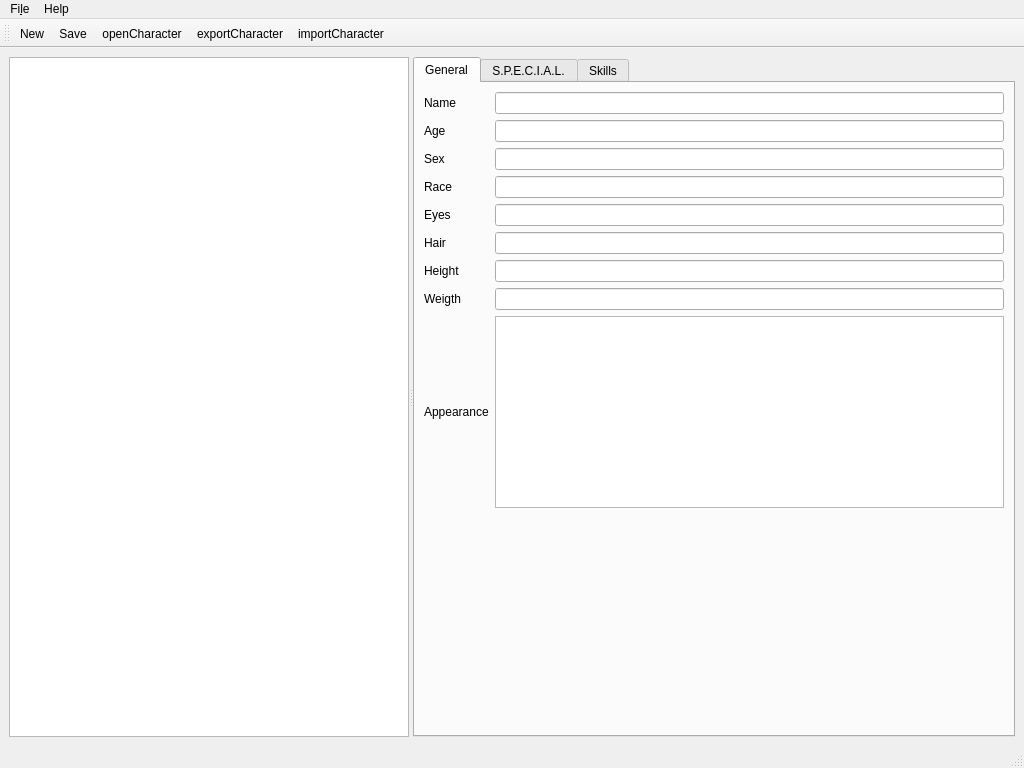
<?xml version="1.0" encoding="UTF-8"?>
<ui version="4.0">
 <class>MainWindow</class>
 <widget class="QMainWindow" name="MainWindow">
  <property name="geometry">
   <rect>
    <x>0</x>
    <y>0</y>
    <width>1024</width>
    <height>768</height>
   </rect>
  </property>
  <property name="windowTitle">
   <string>Fallout PnP Character Creator</string>
  </property>
  <widget class="QWidget" name="centralwidget">
   <property name="sizePolicy">
    <sizepolicy hsizetype="Maximum" vsizetype="Maximum">
     <horstretch>0</horstretch>
     <verstretch>0</verstretch>
    </sizepolicy>
   </property>
   <layout class="QGridLayout" name="gridLayout">
    <item row="0" column="0">
     <widget class="QSplitter" name="splitter">
      <property name="sizePolicy">
       <sizepolicy hsizetype="Expanding" vsizetype="Expanding">
        <horstretch>0</horstretch>
        <verstretch>0</verstretch>
       </sizepolicy>
      </property>
      <property name="orientation">
       <enum>Qt::Horizontal</enum>
      </property>
      <widget class="QListWidget" name="characterListWidget">
       <property name="sizePolicy">
        <sizepolicy hsizetype="Maximum" vsizetype="Expanding">
         <horstretch>0</horstretch>
         <verstretch>0</verstretch>
        </sizepolicy>
       </property>
       <property name="maximumSize">
        <size>
         <width>400</width>
         <height>16777215</height>
        </size>
       </property>
      </widget>
      <widget class="QTabWidget" name="tabWidget">
       <property name="sizePolicy">
        <sizepolicy hsizetype="MinimumExpanding" vsizetype="Expanding">
         <horstretch>0</horstretch>
         <verstretch>0</verstretch>
        </sizepolicy>
       </property>
       <property name="currentIndex">
        <number>0</number>
       </property>
       <widget class="QWidget" name="tab">
        <attribute name="title">
         <string>General</string>
        </attribute>
        <layout class="QGridLayout" name="gridLayout_5">
         <item row="0" column="0">
          <layout class="QGridLayout" name="gridLayout_3">
           <item row="0" column="0">
            <widget class="QLabel" name="label_8">
             <property name="text">
              <string>Name</string>
             </property>
            </widget>
           </item>
           <item row="2" column="0">
            <widget class="QLabel" name="label_10">
             <property name="text">
              <string>Sex</string>
             </property>
            </widget>
           </item>
           <item row="4" column="0">
            <widget class="QLabel" name="label_12">
             <property name="text">
              <string>Eyes</string>
             </property>
            </widget>
           </item>
           <item row="1" column="0">
            <widget class="QLabel" name="label_9">
             <property name="text">
              <string>Age</string>
             </property>
            </widget>
           </item>
           <item row="2" column="1">
            <widget class="QLineEdit" name="sexField">
             <property name="readOnly">
              <bool>true</bool>
             </property>
            </widget>
           </item>
           <item row="6" column="0">
            <widget class="QLabel" name="label_14">
             <property name="text">
              <string>Height</string>
             </property>
            </widget>
           </item>
           <item row="5" column="0">
            <widget class="QLabel" name="label_13">
             <property name="text">
              <string>Hair</string>
             </property>
            </widget>
           </item>
           <item row="1" column="1">
            <widget class="QLineEdit" name="ageField">
             <property name="readOnly">
              <bool>true</bool>
             </property>
            </widget>
           </item>
           <item row="7" column="0">
            <widget class="QLabel" name="label_15">
             <property name="text">
              <string>Weigth</string>
             </property>
            </widget>
           </item>
           <item row="0" column="1">
            <widget class="QLineEdit" name="nameField">
             <property name="readOnly">
              <bool>true</bool>
             </property>
            </widget>
           </item>
           <item row="3" column="0">
            <widget class="QLabel" name="label_11">
             <property name="text">
              <string>Race</string>
             </property>
            </widget>
           </item>
           <item row="8" column="0">
            <widget class="QLabel" name="label_16">
             <property name="text">
              <string>Appearance</string>
             </property>
            </widget>
           </item>
           <item row="3" column="1">
            <widget class="QLineEdit" name="raceField">
             <property name="readOnly">
              <bool>true</bool>
             </property>
            </widget>
           </item>
           <item row="4" column="1">
            <widget class="QLineEdit" name="eyesField">
             <property name="readOnly">
              <bool>true</bool>
             </property>
            </widget>
           </item>
           <item row="5" column="1">
            <widget class="QLineEdit" name="hairField">
             <property name="readOnly">
              <bool>true</bool>
             </property>
            </widget>
           </item>
           <item row="6" column="1">
            <widget class="QLineEdit" name="heightField">
             <property name="readOnly">
              <bool>true</bool>
             </property>
            </widget>
           </item>
           <item row="7" column="1">
            <widget class="QLineEdit" name="weightField">
             <property name="readOnly">
              <bool>true</bool>
             </property>
            </widget>
           </item>
           <item row="8" column="1">
            <widget class="QTextEdit" name="appearanceField">
             <property name="readOnly">
              <bool>true</bool>
             </property>
            </widget>
           </item>
          </layout>
         </item>
         <item row="1" column="0">
          <spacer name="verticalSpacer">
           <property name="orientation">
            <enum>Qt::Vertical</enum>
           </property>
           <property name="sizeHint" stdset="0">
            <size>
             <width>20</width>
             <height>40</height>
            </size>
           </property>
          </spacer>
         </item>
        </layout>
       </widget>
       <widget class="QWidget" name="tab_2">
        <attribute name="title">
         <string>S.P.E.C.I.A.L.</string>
        </attribute>
        <widget class="QWidget" name="gridLayoutWidget">
         <property name="geometry">
          <rect>
           <x>10</x>
           <y>10</y>
           <width>131</width>
           <height>213</height>
          </rect>
         </property>
         <layout class="QGridLayout" name="gridLayout_2">
          <item row="0" column="0">
           <widget class="QLabel" name="label">
            <property name="text">
             <string>Strength</string>
            </property>
           </widget>
          </item>
          <item row="0" column="1">
           <widget class="QSpinBox" name="strengthSpinBox">
            <property name="readOnly">
             <bool>true</bool>
            </property>
           </widget>
          </item>
          <item row="2" column="1">
           <widget class="QSpinBox" name="enduranceBox">
            <property name="readOnly">
             <bool>true</bool>
            </property>
           </widget>
          </item>
          <item row="3" column="1">
           <widget class="QSpinBox" name="charismaBox">
            <property name="readOnly">
             <bool>true</bool>
            </property>
           </widget>
          </item>
          <item row="4" column="1">
           <widget class="QSpinBox" name="intelligenceBox">
            <property name="readOnly">
             <bool>true</bool>
            </property>
           </widget>
          </item>
          <item row="5" column="0">
           <widget class="QLabel" name="label_4">
            <property name="text">
             <string>Agility</string>
            </property>
           </widget>
          </item>
          <item row="3" column="0">
           <widget class="QLabel" name="label_5">
            <property name="text">
             <string>Charisma</string>
            </property>
           </widget>
          </item>
          <item row="4" column="0">
           <widget class="QLabel" name="label_6">
            <property name="text">
             <string>Intelligence</string>
            </property>
           </widget>
          </item>
          <item row="5" column="1">
           <widget class="QSpinBox" name="agilityBox">
            <property name="readOnly">
             <bool>true</bool>
            </property>
           </widget>
          </item>
          <item row="6" column="0">
           <widget class="QLabel" name="label_7">
            <property name="text">
             <string>Luck</string>
            </property>
           </widget>
          </item>
          <item row="1" column="0">
           <widget class="QLabel" name="label_2">
            <property name="text">
             <string>Perception</string>
            </property>
           </widget>
          </item>
          <item row="1" column="1">
           <widget class="QSpinBox" name="perceptionBox">
            <property name="readOnly">
             <bool>true</bool>
            </property>
           </widget>
          </item>
          <item row="2" column="0">
           <widget class="QLabel" name="label_3">
            <property name="text">
             <string>Endurance</string>
            </property>
           </widget>
          </item>
          <item row="6" column="1">
           <widget class="QSpinBox" name="luckBox">
            <property name="readOnly">
             <bool>true</bool>
            </property>
           </widget>
          </item>
         </layout>
        </widget>
       </widget>
       <widget class="QWidget" name="tab_3">
        <attribute name="title">
         <string>Skills</string>
        </attribute>
        <widget class="QWidget" name="gridLayoutWidget_3">
         <property name="geometry">
          <rect>
           <x>9</x>
           <y>9</y>
           <width>311</width>
           <height>561</height>
          </rect>
         </property>
         <layout class="QGridLayout" name="gridLayout_4">
          <item row="11" column="0">
           <widget class="QLabel" name="label_28">
            <property name="text">
             <string>Science</string>
            </property>
           </widget>
          </item>
          <item row="9" column="0">
           <widget class="QLabel" name="label_26">
            <property name="text">
             <string>Lockpick</string>
            </property>
           </widget>
          </item>
          <item row="7" column="0">
           <widget class="QLabel" name="label_24">
            <property name="text">
             <string>Doctor</string>
            </property>
           </widget>
          </item>
          <item row="3" column="0">
           <widget class="QLabel" name="label_20">
            <property name="text">
             <string>Unarmed</string>
            </property>
           </widget>
          </item>
          <item row="13" column="0">
           <widget class="QLabel" name="label_30">
            <property name="text">
             <string>Pilot</string>
            </property>
           </widget>
          </item>
          <item row="15" column="0">
           <widget class="QLabel" name="label_32">
            <property name="text">
             <string>Barter</string>
            </property>
           </widget>
          </item>
          <item row="1" column="0">
           <widget class="QLabel" name="label_18">
            <property name="text">
             <string>Big Guns</string>
            </property>
           </widget>
          </item>
          <item row="1" column="1">
           <widget class="QSpinBox" name="bigGunsBox"/>
          </item>
          <item row="5" column="0">
           <widget class="QLabel" name="label_22">
            <property name="text">
             <string>Throwing</string>
            </property>
           </widget>
          </item>
          <item row="0" column="1">
           <widget class="QSpinBox" name="smallGunsBox"/>
          </item>
          <item row="0" column="0">
           <widget class="QLabel" name="label_17">
            <property name="text">
             <string>Small Guns</string>
            </property>
           </widget>
          </item>
          <item row="12" column="0">
           <widget class="QLabel" name="label_29">
            <property name="text">
             <string>Repair</string>
            </property>
           </widget>
          </item>
          <item row="14" column="0">
           <widget class="QLabel" name="label_31">
            <property name="text">
             <string>Speech</string>
            </property>
           </widget>
          </item>
          <item row="16" column="0">
           <widget class="QLabel" name="label_33">
            <property name="text">
             <string>Gambling</string>
            </property>
           </widget>
          </item>
          <item row="8" column="0">
           <widget class="QLabel" name="label_25">
            <property name="text">
             <string>Sneak</string>
            </property>
           </widget>
          </item>
          <item row="2" column="0">
           <widget class="QLabel" name="label_19">
            <property name="text">
             <string>Energy Weapons</string>
            </property>
           </widget>
          </item>
          <item row="6" column="0">
           <widget class="QLabel" name="label_23">
            <property name="text">
             <string>Explosives</string>
            </property>
           </widget>
          </item>
          <item row="10" column="0">
           <widget class="QLabel" name="label_27">
            <property name="text">
             <string>Traps</string>
            </property>
           </widget>
          </item>
          <item row="4" column="0">
           <widget class="QLabel" name="label_21">
            <property name="text">
             <string>Melee Weapons</string>
            </property>
           </widget>
          </item>
          <item row="17" column="0">
           <widget class="QLabel" name="label_34">
            <property name="text">
             <string>Survival</string>
            </property>
           </widget>
          </item>
          <item row="2" column="1">
           <widget class="QSpinBox" name="energyWeaponsBox"/>
          </item>
          <item row="3" column="1">
           <widget class="QSpinBox" name="unarmedBox"/>
          </item>
          <item row="4" column="1">
           <widget class="QSpinBox" name="meleeWeaponsBox"/>
          </item>
          <item row="5" column="1">
           <widget class="QSpinBox" name="throwingBox"/>
          </item>
          <item row="6" column="1">
           <widget class="QSpinBox" name="explosivesBox"/>
          </item>
          <item row="7" column="1">
           <widget class="QSpinBox" name="doctorBox"/>
          </item>
          <item row="8" column="1">
           <widget class="QSpinBox" name="sneakBox"/>
          </item>
          <item row="9" column="1">
           <widget class="QSpinBox" name="lockpickBox"/>
          </item>
          <item row="10" column="1">
           <widget class="QSpinBox" name="trapsBox"/>
          </item>
          <item row="11" column="1">
           <widget class="QSpinBox" name="scienceBox"/>
          </item>
          <item row="12" column="1">
           <widget class="QSpinBox" name="repairBox"/>
          </item>
          <item row="13" column="1">
           <widget class="QSpinBox" name="pilotBox"/>
          </item>
          <item row="14" column="1">
           <widget class="QSpinBox" name="speechBox"/>
          </item>
          <item row="15" column="1">
           <widget class="QSpinBox" name="barterBox"/>
          </item>
          <item row="16" column="1">
           <widget class="QSpinBox" name="gamblingBox"/>
          </item>
          <item row="17" column="1">
           <widget class="QSpinBox" name="survivalBox"/>
          </item>
         </layout>
        </widget>
       </widget>
      </widget>
     </widget>
    </item>
   </layout>
  </widget>
  <widget class="QMenuBar" name="menubar">
   <property name="geometry">
    <rect>
     <x>0</x>
     <y>0</y>
     <width>1024</width>
     <height>21</height>
    </rect>
   </property>
   <widget class="QMenu" name="menuFile">
    <property name="title">
     <string>Fi&amp;le</string>
    </property>
    <addaction name="importFromDatabaseAction"/>
    <addaction name="quitAction"/>
   </widget>
   <widget class="QMenu" name="menuHelp">
    <property name="title">
     <string>Help</string>
    </property>
    <addaction name="aboutAction"/>
   </widget>
   <addaction name="menuFile"/>
   <addaction name="menuHelp"/>
  </widget>
  <widget class="QStatusBar" name="statusbar"/>
  <widget class="QToolBar" name="toolBar">
   <property name="windowTitle">
    <string>toolBar</string>
   </property>
   <attribute name="toolBarArea">
    <enum>TopToolBarArea</enum>
   </attribute>
   <attribute name="toolBarBreak">
    <bool>false</bool>
   </attribute>
   <addaction name="newCharacterAction"/>
   <addaction name="saveCharacterAction"/>
   <addaction name="openCharacterAction"/>
   <addaction name="exportCharacterAction"/>
   <addaction name="importCharacterAction"/>
  </widget>
  <action name="quitAction">
   <property name="text">
    <string>&amp;Quit</string>
   </property>
   <property name="shortcut">
    <string>Ctrl+Q</string>
   </property>
  </action>
  <action name="saveCharacterAction">
   <property name="icon">
    <iconset>
     <normalon>:/themes/oxygen/22x22/actions/document-save.png</normalon>
    </iconset>
   </property>
   <property name="text">
    <string>Save</string>
   </property>
   <property name="toolTip">
    <string>Save Character</string>
   </property>
   <property name="shortcut">
    <string>Ctrl+S</string>
   </property>
  </action>
  <action name="newCharacterAction">
   <property name="icon">
    <iconset>
     <normalon>:/themes/oxygen/22x22/actions/document-new.png</normalon>
    </iconset>
   </property>
   <property name="text">
    <string>New</string>
   </property>
   <property name="toolTip">
    <string>New Character</string>
   </property>
   <property name="shortcut">
    <string>Ctrl+N</string>
   </property>
  </action>
  <action name="aboutAction">
   <property name="text">
    <string>&amp;About</string>
   </property>
  </action>
  <action name="openCharacterAction">
   <property name="icon">
    <iconset resource="../resources/icons/oxygen.qrc">
     <normaloff>:/themes/oxygen/22x22/actions/document-open.png</normaloff>:/themes/oxygen/22x22/actions/document-open.png</iconset>
   </property>
   <property name="text">
    <string>openCharacter</string>
   </property>
   <property name="toolTip">
    <string>Open</string>
   </property>
   <property name="shortcut">
    <string>Ctrl+O</string>
   </property>
  </action>
  <action name="exportCharacterAction">
   <property name="icon">
    <iconset resource="../resources/icons/oxygen.qrc">
     <normaloff>:/themes/oxygen/22x22/actions/document-export.png</normaloff>:/themes/oxygen/22x22/actions/document-export.png</iconset>
   </property>
   <property name="text">
    <string>exportCharacter</string>
   </property>
   <property name="toolTip">
    <string>Export the current character</string>
   </property>
   <property name="shortcut">
    <string>Ctrl+E</string>
   </property>
  </action>
  <action name="importCharacterAction">
   <property name="icon">
    <iconset resource="../resources/icons/oxygen.qrc">
     <normaloff>:/themes/oxygen/22x22/actions/document-import.png</normaloff>:/themes/oxygen/22x22/actions/document-import.png</iconset>
   </property>
   <property name="text">
    <string>importCharacter</string>
   </property>
   <property name="toolTip">
    <string>Import a character</string>
   </property>
   <property name="shortcut">
    <string>Ctrl+I</string>
   </property>
  </action>
  <action name="importFromDatabaseAction">
   <property name="text">
    <string>Import from Database</string>
   </property>
  </action>
 </widget>
 <resources>
  <include location="../resources/icons/oxygen.qrc"/>
 </resources>
 <connections/>
</ui>
